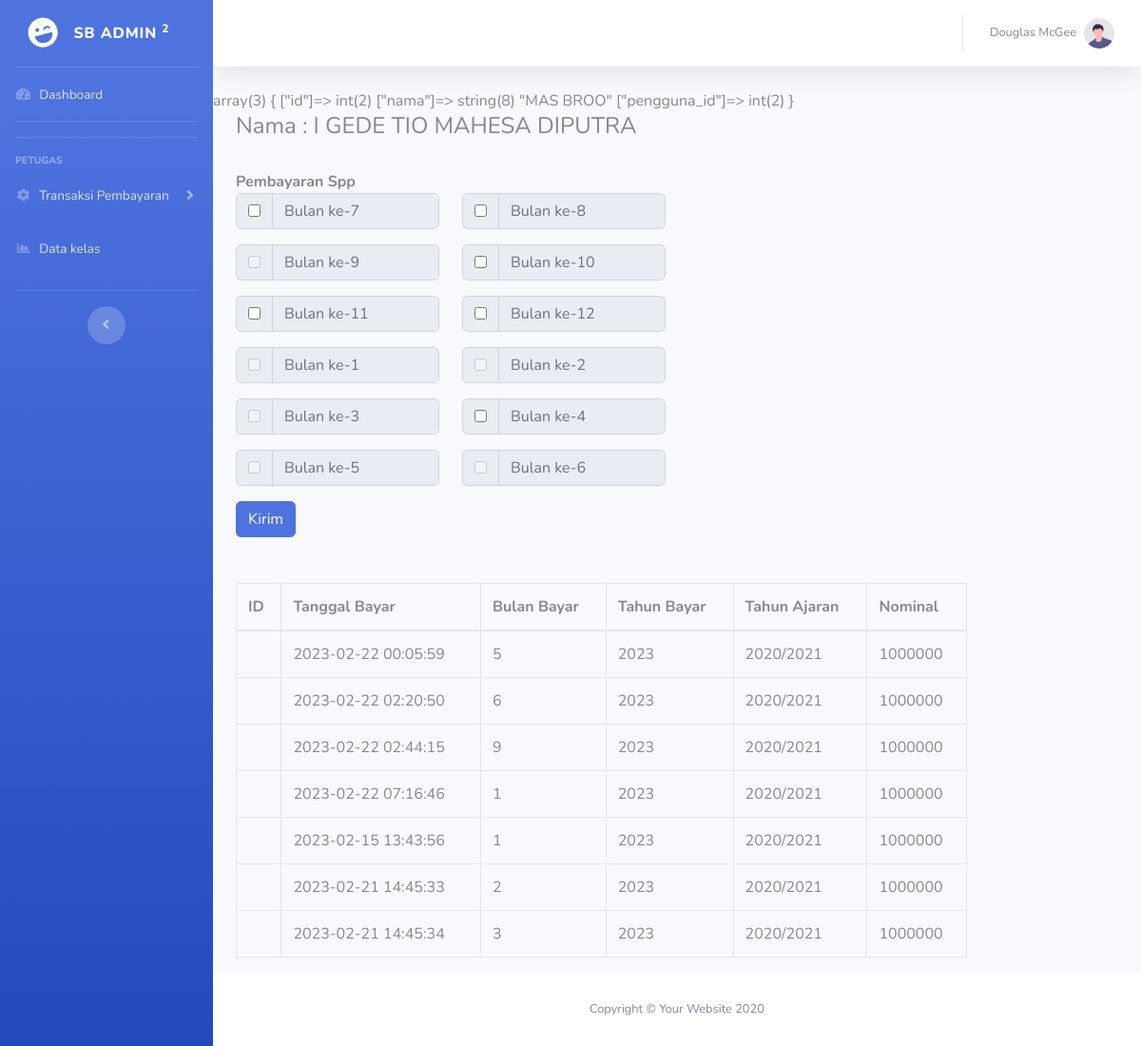
Page /public/admin/bayar/2 (signed in) on the committed database.
### tables this page shows
CREATE TABLE `siswa` (
  `id` int(11) NOT NULL,
  `nisn` varchar(10) NOT NULL,
  `nis` varchar(5) NOT NULL,
  `nama` varchar(50) NOT NULL,
  `alamat` text NOT NULL,
  `telepon` varchar(14) NOT NULL,
  `kelas_id` int(11) NOT NULL,
  `pengguna_id` int(11) NOT NULL,
  `pembayaran_id` int(11) NOT NULL
);

CREATE TABLE `transaksi` (
  `id` int(11) NOT NULL,
  `tanggal_bayar` datetime NOT NULL,
  `bulan_dibayar` int(2) NOT NULL,
  `tahun_dibayar` int(4) NOT NULL,
  `siswa_id` int(11) NOT NULL,
  `petugas_id` int(11) NOT NULL,
  `pembayaran_id` int(11) NOT NULL
);

CREATE TABLE `pembayaran` (
  `id` int(11) NOT NULL,
  `tahun_ajaran` varchar(9) NOT NULL,
  `nominal` int(11) NOT NULL
);

### app/core/Controller.php (called while the page is built, shortened)
<?php
class Controller{
    protected function view($view, $data=[]){
        require_once "../app/views/".$view.".php";
    }
    protected function model($model){
        return new $model;
    }
}

### app/controllers/Admin.php (called while the page is built, shortened)
<?php
class Admin extends Controller{
    public function bayar($id){
        $data['judul'] = 'Transaksi';
        $data['siswa'] = $this->model('Siswa_model')->getSiswaById($id);
        $data['history'] = $this->model('Transaksi_model')->getTransaksiById($id);
        $data['bulan'] = [
            '7', '8', '9', '10', '11', '12', '1', '2', '3', '4', '5', '6'
        ];
        $bulan_dibayar = [];
        foreach($data['history'] as $history){
            array_push($bulan_dibayar, $history['bulan_dibayar']);
        }
        $data['petugas'] = $this->model('Petugas_model')->getPetugasBySession($_SESSION['id']);
        $data['bulan_dibayar'] = $bulan_dibayar;
        $this->view('admin/bayar',$data);
    }
}

### app/core/App.php (called while the page is built, shortened)
<?php
class App{
    private $method = 'index';
    private $params = [];
    public function __construct()
    {
        $url = $this->parseURL();
        if(file_exists('../app/controllers/'.$url[0].'.php')){
            unset($url[0]);
        }
        $this->controller = new $this->controller;
        if(isset($url[1])){
            $this->method = $url[1];
            unset($url[1]);
        }
        if(!empty($url)){
            $this->params = array_values($url);
        }
        call_user_func_array([$this->controller,$this->method], $this->params);
    }
    public function parseURL(){
        if (isset($_GET['url'])) {
            $url = rtrim($_GET['url'], '/');
            $url = filter_var($url, FILTER_SANITIZE_URL);
            $url = explode('/', $url);
            return $url;
        }
    }
}

### public/index.php (called while the page is built, shortened)
<?php
$app = new App();

### app/core/Database.php (called while the page is built, shortened)
<?php
class Database{
    private $host = DB_HOST;
    private $user = DB_USER;
    private $pass = DB_PASS;
    private $db_name = DB_NAME;
    private $dbh;
    private $stmt;
    public function __construct()
    {
        $dsn ='mysql:host='.$this->host.';dbname='. $this->db_name;
        $option = [
            PDO::ATTR_PERSISTENT => true,
            PDO::ATTR_ERRMODE => PDO::ERRMODE_EXCEPTION
        ];
        try{
            $this->dbh = new PDO($dsn, $this->user, $this->pass, $option);
        }catch(Exception $e){
            die($e->getMessage());
        }
    }
    public function query($query){
        $this->stmt = $this->dbh->prepare($query);
    }
    public function bind($param,$value, $type=null){
        if (is_null($type)) {
            switch(true){
                case is_int($value):
                    $type = PDO::PARAM_INT;
                    break;
                default:
                    $type = PDO::PARAM_STR;
                    break;
            }
        }
        $this->stmt->bindValue($param,$value,$type);
    }
    public function execute(){
        $this->stmt->execute();
    }
    public function resultSet(){
        $this->execute();
        return $this->stmt->fetchAll(PDO::FETCH_ASSOC);
    }
    public function singleSet(){
        $this->execute();
        return $this->stmt->fetch(PDO::FETCH_ASSOC);
    }
}

### app/models/Siswa_model.php (called while the page is built, shortened)
<?php
class Siswa_model{
    private $db;
    public function __construct()
    {
        $this->db = new Database;
    }
    public function getSiswaById($id){
        $query = "SELECT * FROM siswa WHERE id=:id";
        $this->db->query($query);
        $this->db->bind('id',$id);
        return $this->db->singleSet();
    }
}

### app/models/Transaksi_model.php (called while the page is built, shortened)
<?php
class Transaksi_model{
    private $db;
    public function __construct()
    {
        $this->db = new Database;
    }
    public function getTransaksiById($id){
        $query = "SELECT transaksi.id,transaksi.tanggal_bayar,transaksi.bulan_dibayar,transaksi.tahun_dibayar, siswa.id AS id_siswa, siswa.nama, siswa.nisn, siswa.nis, siswa.telepon, siswa.alamat, petugas.nama AS nama_petugas, pembayaran.tahun_ajaran,pembayaran.nominal FROM transaksi INNER JOIN siswa ON transaksi.siswa_id = siswa.id INNER JOIN petugas ON transaksi.petugas_id = petugas.id INNER JOIN pembayaran ON transaksi.pembayaran_id = pembayaran.id WHERE siswa.id = :id";
        $this->db->query($query);
        $this->db->bind('id', $id);
        return $this->db->resultSet();
    }
}

### app/views/admin/bayar.php (the view, shortened to what this page needs)
<?= var_dump($data['petugas']) ?>
<div class="container">
    <div class="row">
        <div class="col-10">
            <h4>Nama : <?= $data['siswa']['nama'] ?></h4>
        </div>
    </div>
    <div class="row">
        <div class="col-6">
            <div class="mt-4 font-weight-bold">Pembayaran Spp</div>
            <form action="<?= BASEURL ?>/admin/add_transaksi" method="post">
               <div class="row">
                    <?php foreach($data['bulan'] as $bulan): ?>
                        <div class="col-6">
                            <?php if(in_array($bulan, $data['bulan_dibayar'])): ?>
                                <div class="input-group mb-3">
                                    <div class="input-group-prepend">
                                        <div class="input-group-text">
                                            <input type="checkbox" aria-label="Checkbox for following text input" value="<?= $bulan; ?>" name="bulan" disabled>
                                        </div>
                                    </div>
                                    <input type="text" class="form-control" aria-label="Text input with checkbox" value="Bulan ke-<?= $bulan ?>" Disabled>
                                </div>
                            <?php else: ?>
                                <div class="input-group mb-3">
                                    <div class="input-group-prepend">
                                        <div class="input-group-text">
                                            <input type="checkbox" aria-label="Checkbox for following text input" value="<?= $bulan; ?>" name="bulan">
                                        </div>
                                    </div>
                                    <input type="text" class="form-control" aria-label="Text input with checkbox" value="Bulan ke-<?= $bulan ?>" Disabled>
                                </div>
                            <?php endif ?>
                        </div>
                    <?php endforeach; ?>
               </div>
               <button type="submit" class="btn btn-primary">Kirim</button>
            </form>
        </div>
    </div>
    <div class="row mt-5">
        <div class="col-10">
            <div class="table-responsive">
                <table class="table table-bordered" id="dataTable" width="100%" cellspacing="0">
                    <thead>
                        <tr>
                            <th>ID</th>
                            <th>Tanggal Bayar</th>
                            <th>Bulan Bayar</th>
                            <th>Tahun Bayar</th>
                            <th>Tahun Ajaran</th>
                            <th>Nominal</th>
                        </tr>
                    </thead>
                    <tbody>
                        <?php foreach($data['history'] as $history): ?>
                        <tr>
                            <td></td>
                            <td><?= $history['tanggal_bayar']?></td>
                            <td><?= $history['bulan_dibayar']?></td>
                            <td><?= $history['tahun_dibayar']?></td>
                            <td><?= $history['tahun_ajaran']?></td>
                            <td><?= $history['nominal']?></td>
                        </tr>
                        <?php endforeach; ?>
                    </tbody>
                </table>
            </div>
        </div>
    </div>
</div>

### rows in the picture
siswa: nama "I GEDE TIO MAHESA DIPUTRA"
transaksi: tanggal_bayar "2023-02-22 00:05:59", bulan_dibayar "5", tahun_dibayar "2023", pembayaran.tahun_ajaran "2020/2021", pembayaran.nominal "1000000"
transaksi: tanggal_bayar "2023-02-22 02:20:50", bulan_dibayar "6", tahun_dibayar "2023", pembayaran.tahun_ajaran "2020/2021", pembayaran.nominal "1000000"
transaksi: tanggal_bayar "2023-02-22 02:44:15", bulan_dibayar "9", tahun_dibayar "2023", pembayaran.tahun_ajaran "2020/2021", pembayaran.nominal "1000000"
transaksi: tanggal_bayar "2023-02-22 07:16:46", bulan_dibayar "1", tahun_dibayar "2023", pembayaran.tahun_ajaran "2020/2021", pembayaran.nominal "1000000"
transaksi: tanggal_bayar "2023-02-15 13:43:56", bulan_dibayar "1", tahun_dibayar "2023", pembayaran.tahun_ajaran "2020/2021", pembayaran.nominal "1000000"
transaksi: tanggal_bayar "2023-02-21 14:45:33", bulan_dibayar "2", tahun_dibayar "2023", pembayaran.tahun_ajaran "2020/2021", pembayaran.nominal "1000000"
transaksi: tanggal_bayar "2023-02-21 14:45:34", bulan_dibayar "3", tahun_dibayar "2023", pembayaran.tahun_ajaran "2020/2021", pembayaran.nominal "1000000"

### other values in the picture
var_dump($data['petugas']) "array(3) { [\"id\"]=> int(2) [\"nama\"]=> string(8) \"MAS BROO\" [\"pengguna_id\"]=> int(2) }"
